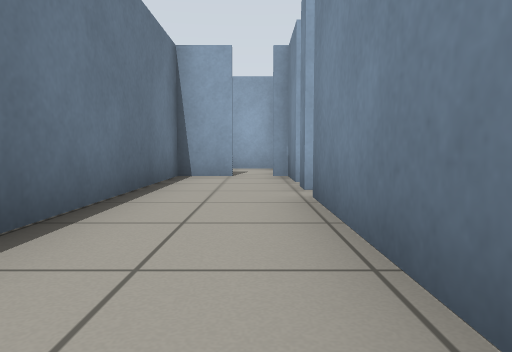
view 1 (above)

16 first-person views from a walk through a world built for the Gazebo simulator. The camera is 0.5 m above the floor, tilts 4° down and sees 70° across. The floor is counted in squares, 1 m on a side. Each view is taken from the middle of a square. On the plan, view 1 faces up. The plan holds only what a view shows up to about 9 squares ahead; the rest is blank.

view 2
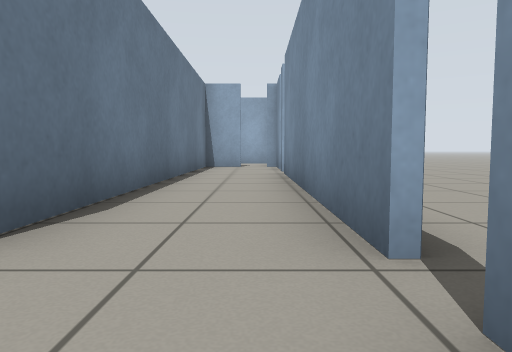

view 3
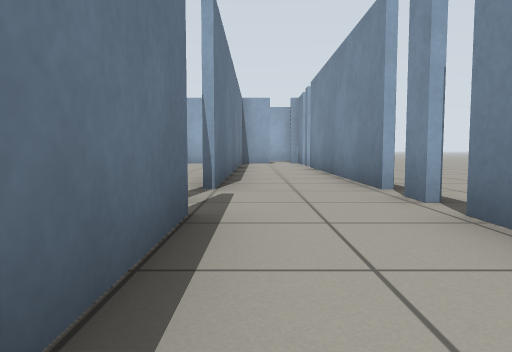

view 4
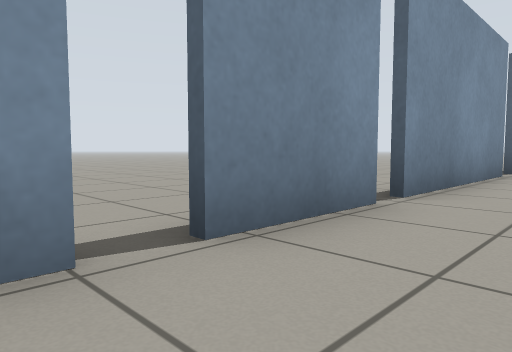

view 5
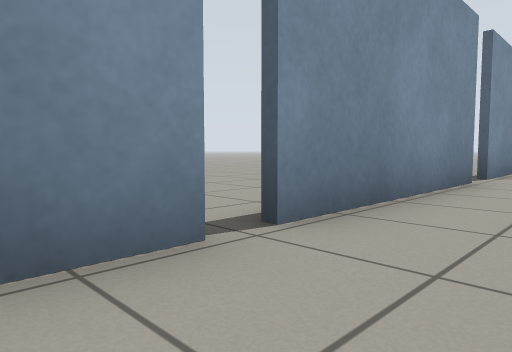

view 6
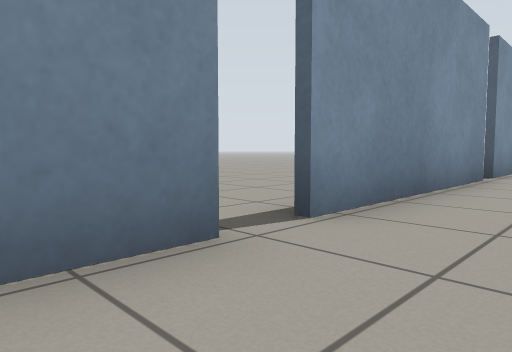

view 7
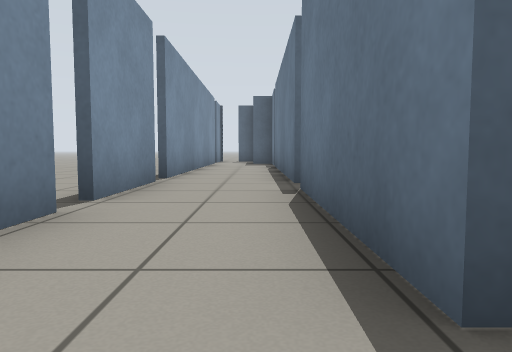

view 8
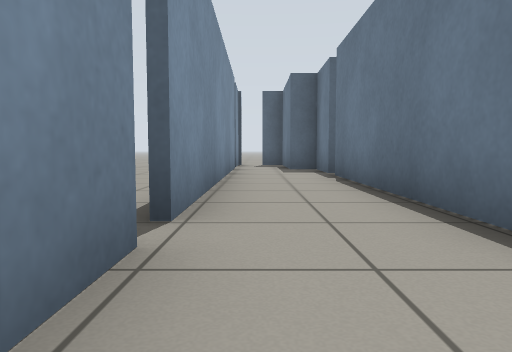

view 9
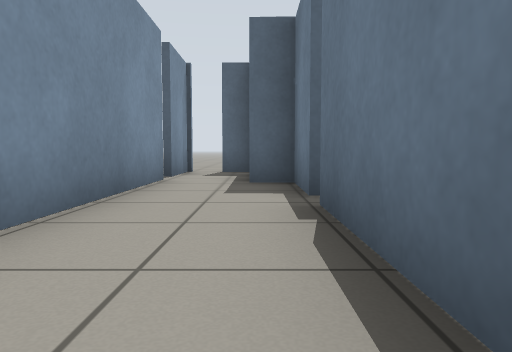

view 10
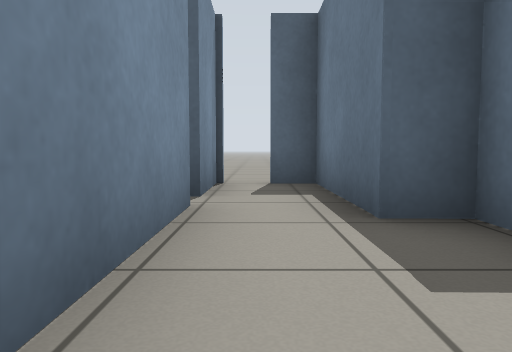

view 11
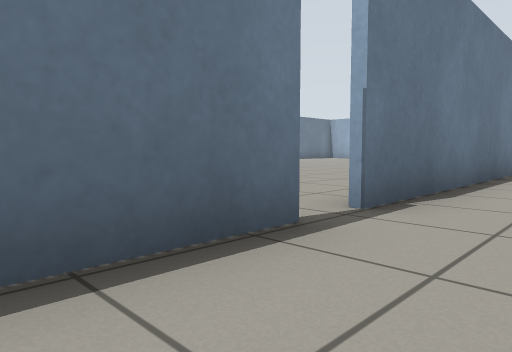

view 12
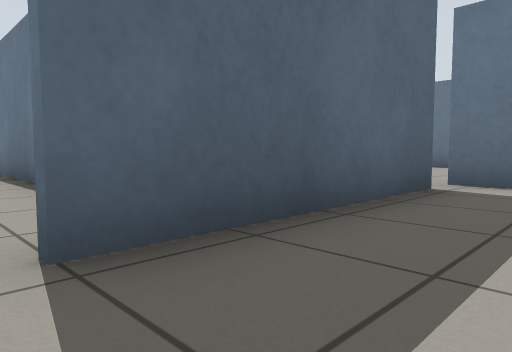

view 13
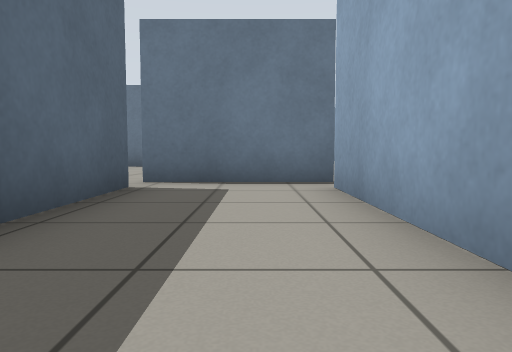

view 14
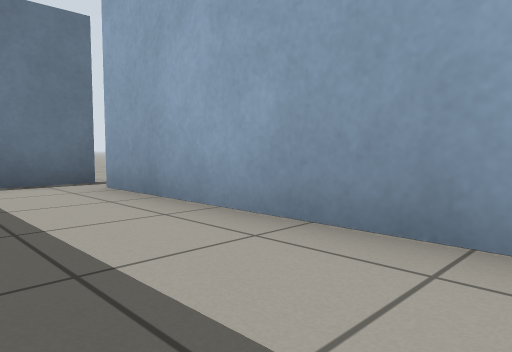

view 15
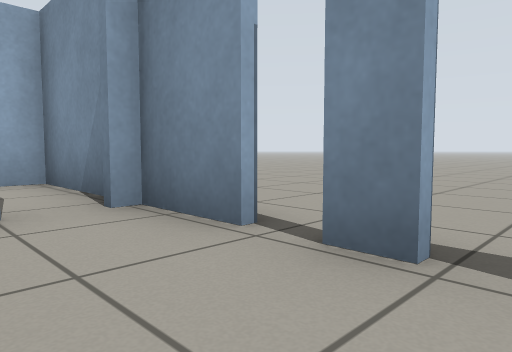

view 16
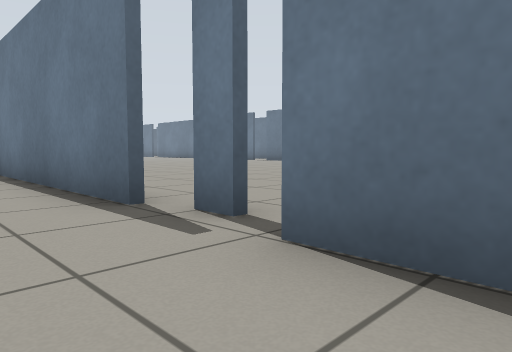

### Floor plan
Ten units are one square. View 1 is at (0, 0); x grows to the right and y downward. Boxes are objects, and circles mark ways between rooms. Rooms are numbered by the first view taken in them; rooms with no view inside come last. Other rooms are left out.
<svg viewBox="-62 -107 77 422">
<path fill="none" stroke="#000" d="M6 114 6 68M-15 149 -15 187M6 62 6 41M6 170 6 121M-15 41 -15 142M6 36 6 30M-18 30 -18 36M-15 195 -15 254M6 24 6 -40M6 199 6 175M-15 260 -15 276 -9 277 -9 305 -1 305M6 -45 6 -51M6 284 6 205M-4 -71 -15 -71 -15 24M6 308 6 289M6 -79 6 -101 -50 -101M-50 -73 -4 -73M6 -58 6 -71 2 -71M-57 -102 -57 -71"/>
<circle cx="0" cy="-70" r="3" fill="#2a7"/>
<text x="-10" y="110">1</text>
<text x="-20" y="-80">2</text>
</svg>
Room 1 opens to room 2.

Where each view was taken, in squares from view 1:
view 1: 0 up, 0 right, facing up
view 2: 4 down, 0 right, facing up
view 3: 7 down, 1 left, facing up
view 4: 3 down, 1 left, facing down-right
view 5: 5 down, 1 left, facing down-right
view 6: 10 down, 1 left, facing down-right
view 7: 14 down, 1 left, facing down
view 8: 18 down, 0 right, facing down
view 9: 22 down, 1 left, facing down
view 10: 25 down, 0 right, facing down
view 11: 17 down, 0 right, facing up-left
view 12: 9 up, 0 right, facing down-left
view 13: 9 up, 0 right, facing left
view 14: 8 up, 0 right, facing up-left
view 15: 4 up, 1 left, facing up-right
view 16: 1 down, 0 right, facing down-left
